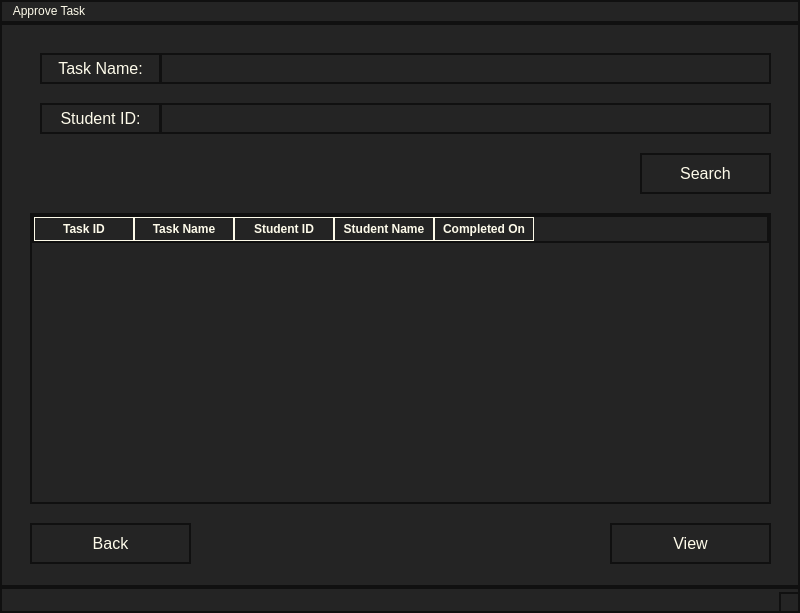
<?xml version="1.0" encoding="UTF-8"?>
<ui version="4.0">
 <class>MainWindow</class>
 <widget class="QMainWindow" name="MainWindow">
  <property name="geometry">
   <rect>
    <x>0</x>
    <y>0</y>
    <width>800</width>
    <height>613</height>
   </rect>
  </property>
  <property name="windowTitle">
   <string>MainWindow</string>
  </property>
  <property name="styleSheet">
   <string notr="true">background-color: rgb(36, 36, 36);
color: rgb(254, 251, 234);
border: 2px solid rgb(16, 16, 16);</string>
  </property>
  <widget class="QWidget" name="centralwidget">
   <widget class="QLineEdit" name="TaskName">
    <property name="geometry">
     <rect>
      <x>160</x>
      <y>30</y>
      <width>611</width>
      <height>31</height>
     </rect>
    </property>
    <property name="text">
     <string/>
    </property>
   </widget>
   <widget class="QLabel" name="label">
    <property name="geometry">
     <rect>
      <x>40</x>
      <y>30</y>
      <width>121</width>
      <height>31</height>
     </rect>
    </property>
    <property name="font">
     <font>
      <pointsize>12</pointsize>
     </font>
    </property>
    <property name="text">
     <string>Task Name:</string>
    </property>
    <property name="alignment">
     <set>Qt::AlignCenter</set>
    </property>
   </widget>
   <widget class="QLineEdit" name="StdID">
    <property name="geometry">
     <rect>
      <x>160</x>
      <y>80</y>
      <width>611</width>
      <height>31</height>
     </rect>
    </property>
    <property name="text">
     <string/>
    </property>
   </widget>
   <widget class="QLabel" name="label_2">
    <property name="geometry">
     <rect>
      <x>40</x>
      <y>80</y>
      <width>121</width>
      <height>31</height>
     </rect>
    </property>
    <property name="font">
     <font>
      <pointsize>12</pointsize>
     </font>
    </property>
    <property name="text">
     <string>Student ID:</string>
    </property>
    <property name="alignment">
     <set>Qt::AlignCenter</set>
    </property>
   </widget>
   <widget class="QTableWidget" name="ViewTasks">
    <property name="geometry">
     <rect>
      <x>30</x>
      <y>190</y>
      <width>741</width>
      <height>291</height>
     </rect>
    </property>
    <property name="styleSheet">
     <string notr="true">QHeaderView::section {
                background-color:  rgb(36, 36, 36);  /* Header background */
                color:  rgb(254, 251, 234);             /* Header text color */
                font-weight: bold;        /* Bold text (optional) */
                border: 1px solid  rgb(254, 251, 234);  /* Header border (optional) */
                padding: 4px;             /* Padding inside header cells */
            }</string>
    </property>
    <column>
     <property name="text">
      <string>Task ID</string>
     </property>
    </column>
    <column>
     <property name="text">
      <string>Task Name</string>
     </property>
    </column>
    <column>
     <property name="text">
      <string>Student ID</string>
     </property>
    </column>
    <column>
     <property name="text">
      <string>Student Name</string>
     </property>
    </column>
    <column>
     <property name="text">
      <string>Completed On</string>
     </property>
    </column>
   </widget>
   <widget class="QPushButton" name="Search">
    <property name="geometry">
     <rect>
      <x>640</x>
      <y>130</y>
      <width>131</width>
      <height>41</height>
     </rect>
    </property>
    <property name="font">
     <font>
      <pointsize>12</pointsize>
     </font>
    </property>
    <property name="text">
     <string>Search</string>
    </property>
   </widget>
   <widget class="QPushButton" name="View">
    <property name="geometry">
     <rect>
      <x>610</x>
      <y>500</y>
      <width>161</width>
      <height>41</height>
     </rect>
    </property>
    <property name="font">
     <font>
      <pointsize>12</pointsize>
     </font>
    </property>
    <property name="text">
     <string>View</string>
    </property>
   </widget>
   <widget class="QPushButton" name="Back">
    <property name="geometry">
     <rect>
      <x>30</x>
      <y>500</y>
      <width>161</width>
      <height>41</height>
     </rect>
    </property>
    <property name="font">
     <font>
      <pointsize>12</pointsize>
     </font>
    </property>
    <property name="text">
     <string>Back</string>
    </property>
   </widget>
  </widget>
  <widget class="QMenuBar" name="menubar">
   <property name="geometry">
    <rect>
     <x>0</x>
     <y>0</y>
     <width>800</width>
     <height>25</height>
    </rect>
   </property>
   <widget class="QMenu" name="menuApprove_Task">
    <property name="title">
     <string>Approve Task</string>
    </property>
   </widget>
   <addaction name="menuApprove_Task"/>
  </widget>
  <widget class="QStatusBar" name="statusbar"/>
 </widget>
 <resources/>
 <connections/>
</ui>
